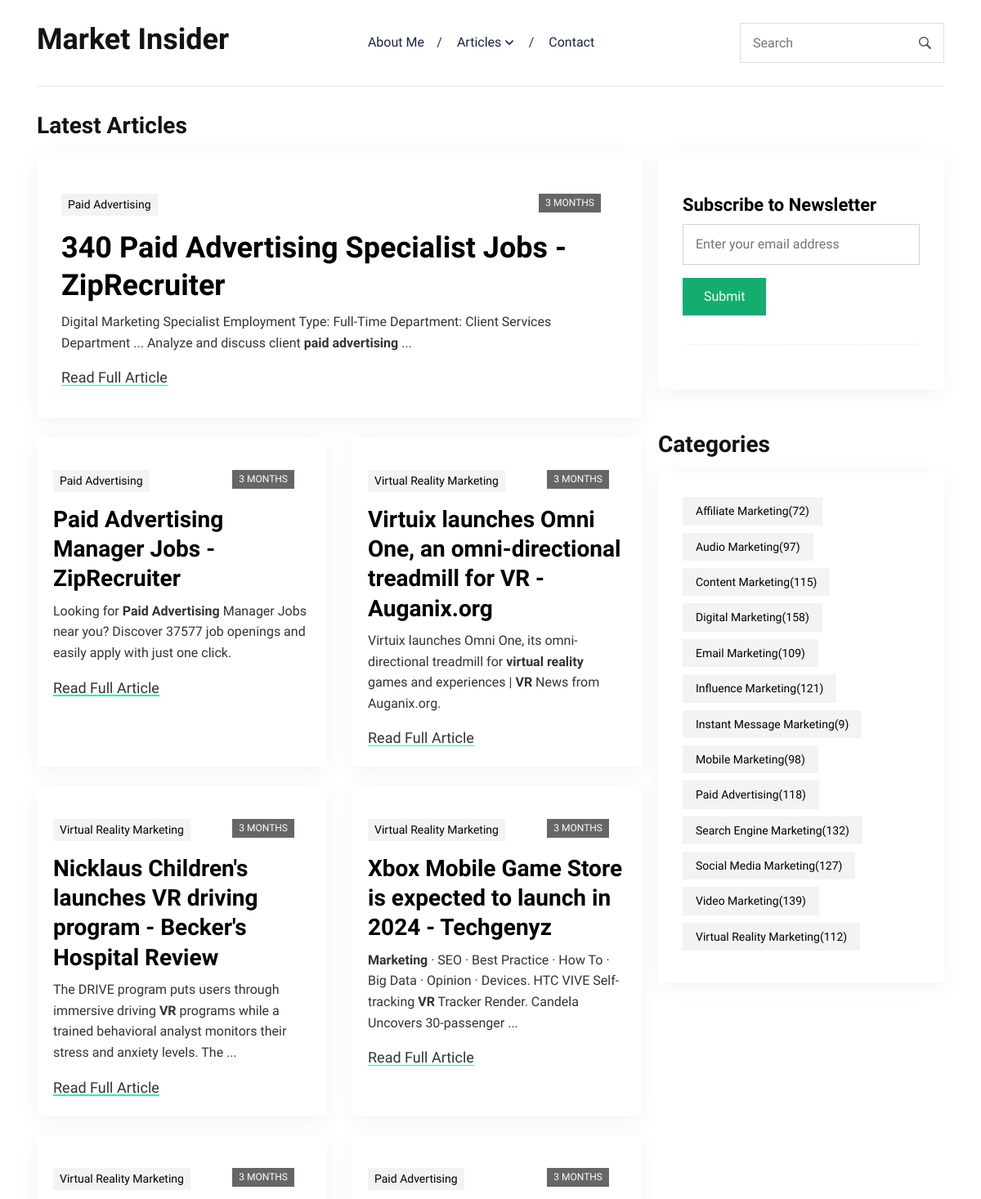
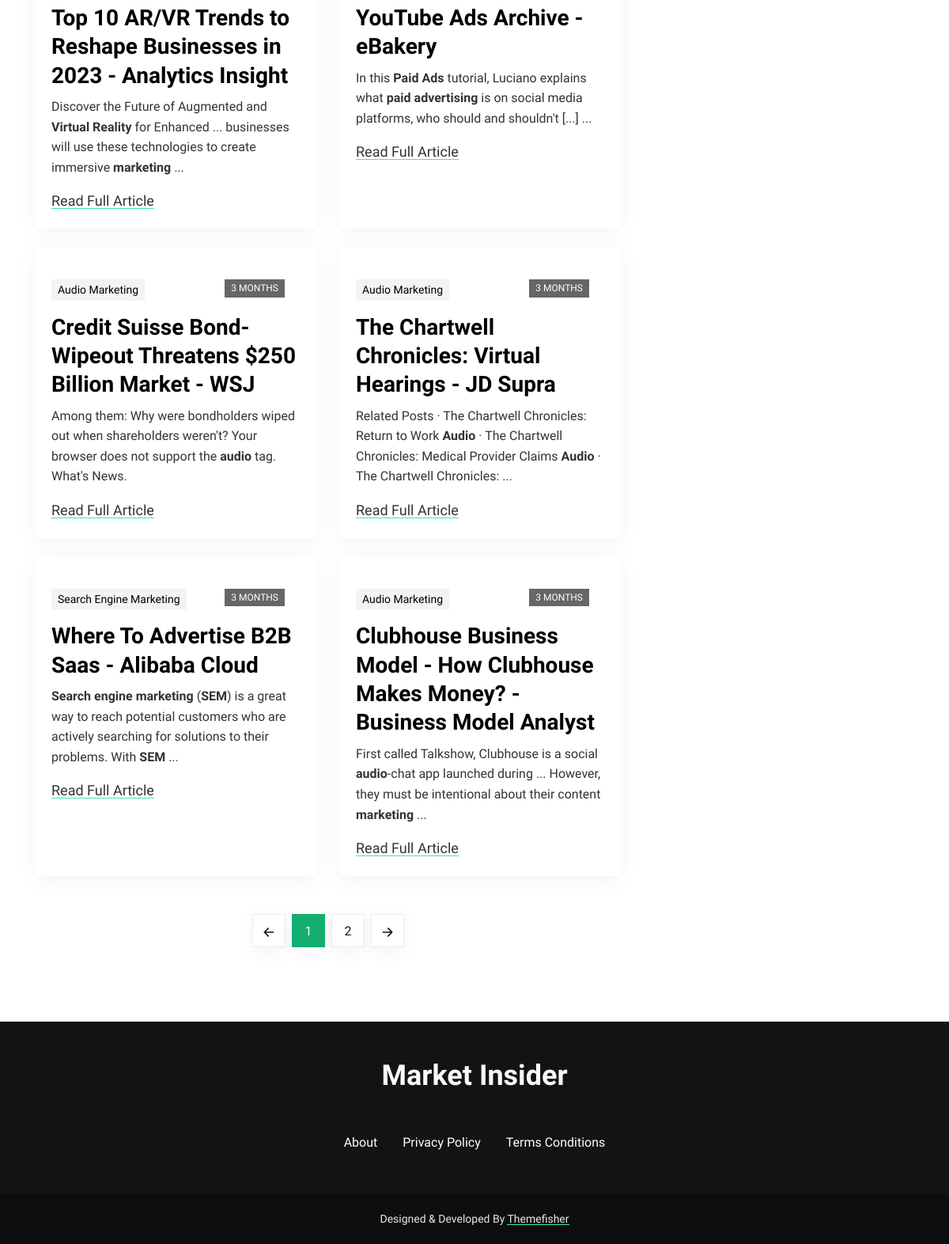
The page / on the database its author committed (2 pictures, top to bottom).
### blog/models.py (models this page shows, shortened)
class Post(models.Model):
    author = models.CharField(max_length=150, null=True, blank=True)
    title = models.CharField(max_length=150, null=True, blank=True)
    description = models.CharField(max_length=250, null=True, blank=True)
    url = models.URLField(null=True, blank=True)
    category = models.ForeignKey(
        "category",
        on_delete=models.CASCADE,
        related_name="posts",
        db_index=True)
    published_at = models.DateTimeField()
    created_at = models.DateTimeField(auto_now_add=True)
    slug = models.SlugField(max_length=250, null=True, blank=True, db_index=True)
    class Meta:
        ordering = ["-published_at"]
    def get_absolute_url(self):
        return reverse("blog:post", args=[self.category.slug, self.slug])

class Category(models.Model):
    name = models.CharField(max_length=200)
    rss = models.URLField(null=True, blank=True)
    slug = models.SlugField(max_length=250, null=True, blank=True, db_index=True)
    is_active = models.BooleanField(default=True, db_index=True)
    updated_at = models.DateTimeField(auto_now=True)
    class Meta:
        verbose_name = "Category"
        verbose_name_plural = "Categories"
        ordering = ["name"]
    def get_absolute_url(self):
        return reverse(
            "blog:category",
            args=[
                self.slug,
            ],
        )

### newsletter/models.py (models this page shows)
class Newsletter(models.Model):
    uuid = models.UUIDField(default=uuid.uuid4, editable=False, primary_key=True)
    email = models.EmailField(max_length = 254, unique=True, error_messages={"email": "Email already subscribed!"})
    is_active = models.BooleanField(default=False)
    created_at = models.DateTimeField(auto_now_add=True)

### blog/views.py (the view)
# urls.py: path("", views.home, name="home"),
def home(request):
    posts = Post.objects.prefetch_related("category").all()
    posts = PostFilter(request.GET, queryset=posts)
    paginator = Paginator(posts.qs, 11)  # Show 25 contacts per page.
    page_number = request.GET.get("page")
    page_obj = paginator.get_page(page_number)
    context = {
        "posts": page_obj,
        "form": posts,
        "main_title": "Latest Articles"
    }
    path = request.get_full_path()
    if "?title=" in path:
        context["path"] = path
    return render(request, "blog/home.html", context)

### newsletter/forms.py
class NewsletterForm(forms.ModelForm):
    class Meta:
        model = Newsletter
        fields = ('email',)
    def __init__(self, *args, **kwargs):
        super().__init__(*args, **kwargs)
        self.fields['email'].widget.attrs.update({'class': 'form-control'})

### blog/context_processors.py (called while the page is built)
def blog(request):
    return {
        "categories": Category.objects.filter(is_active=True),
        "me": User.objects.prefetch_related("account").first()
    }

### newsletter/context_processors.py (called while the page is built)
def newsletter(request):
    return {
        "newsletter_form": NewsletterForm(),
    }

### blog/templates/blog/home.html (shortened to what this page needs)
{% extends "base.html" %}
{% load static %}
{% block content %}
  <div class="row">
    {% for post in posts %}
      {% if forloop.first %}
        <div class="col-12 mb-4">
          <article class="card article-card">
            <a href="{{ post.get_absolute_url }}">
              <div class="card-image">
                <div class="post-info"> <span class="text-uppercase">{{ post.published_at|timesince }}</span>
                </div>
              </div>
            </a>
            <div class="card-body px-0 pb-1">
              <ul class="post-meta mb-2">
                <li> <a href="{{ post.category.get_absolute_url }}">{{ post.category.name|title }}</a></li>
              </ul>
              <h2 class="h1"><a class="post-title" href="{{ post.get_absolute_url }}">{{ post.title|safe }}</a></h2>
              <p class="card-text">{{ post.description|safe }}</p>
              <div class="content"> <a class="read-more-btn" href="{{ post.get_absolute_url }}">Read Full Article</a>
              </div>
            </div>
          </article>
        </div>
      {% else %}
        <div class="col-md-6 mb-4">
          <article class="card article-card article-card-sm h-100">
            <a href="{{ post.get_absolute_url }}">
              <div class="card-image">
                <div class="post-info"> <span class="text-uppercase">{{ post.published_at|timesince }}</span>
                </div>
              </div>
            </a>
            <div class="card-body px-0 pb-0">
              <ul class="post-meta mb-2">
                <li> <a href="{{ post.category.get_absolute_url }}">{{ post.category.name|title }}</a>
                </li>
              </ul>
              <h2><a class="post-title" href="{{ post.get_absolute_url }}">{{ post.title|safe }}</a></h2>
              <p class="card-text">{{ post.description|safe }}</p>
              <div class="content"> <a class="read-more-btn" href="{{ post.get_absolute_url }}">Read Full Article</a>
              </div>
            </div>
          </article>
        </div>
      {% endif %}
    {% endfor %}
    {% include "pagination.html" %}
  </div>
{% endblock %}

### templates/base.html (shortened to what this page needs)
{% load static %}
{% load widget_tweaks %}
<!DOCTYPE html>
<html lang="en-us">
    <head>
    	<link rel="stylesheet" href="{% static "plugins/bootstrap/bootstrap.min.css" %}">
    	<link rel="stylesheet" href="{% static "css/style.css" %}">
    </head>
    <body>
        <header class="navigation">
          <div class="container">
            <nav class="navbar navbar-expand-lg navbar-light px-0">
              <a class="navbar-brand order-1 py-0" href="{% url "blog:home" %}">
                <h1 class="fw-bold">Market Insider</h1>
              </a>
              <form action="#!" class="search order-lg-3 order-md-2 order-3 ml-auto">
                {% render_field form.form.title placeholder="Search" %}
              </form>
              <div class="collapse navbar-collapse text-center order-lg-2 order-4" id="navigation">
                <ul class="navbar-nav mx-auto mt-3 mt-lg-0">
                  <li class="nav-item"> <a class="nav-link" href="{% url "blog:about" %}">About Me</a>
                  </li>
                  <li class="nav-item dropdown"> <a class="nav-link dropdown-toggle" href="#" role="button"
                      data-toggle="dropdown" aria-haspopup="true" aria-expanded="false">
                      Articles
                    </a>
                  </li>
                  <li class="nav-item"> <a class="nav-link" href="{% url 'blog:contact' %}">Contact</a>
                  </li>
                </ul>
              </div>
            </nav>
          </div>
        </header>
        <main>
          {% if contact is True or handler is True %}
            {% block section %}
            {% endblock %}
          {% else %}
            <section class="section">
              <div class="container">
                <div class="row no-gutters-lg">
                  <div class="col-12">
                    <h2 class="section-title">
                      {% if main_title %} {{ main_title|title }} {% endif %}
                    </h2>
                  </div>
                  <div class="col-lg-8 mb-5 mb-lg-0">
                    {% block content %}
                    {% endblock %}
                  </div>
                  <div class="col-lg-4">
                    <div class="widget-blocks">
                      <div class="row">
                        <div class="col-lg-12 col-md-6">
                          <div class="widget">
                            <div class="widget-body">
                              <div class="widget-list">
                                <article class="card mb-4">
                                  <div class="card-body px-0 pb-1" id="newsletter_temp">
                                    {% include "newsletter/newsletter.html" %}
                                  </div>
                                </article>
                              </div>
                            </div>
                          </div>
                        </div>
                        <div class="col-lg-12 col-md-6">
                          <div class="widget">
                            <h2 class="section-title mb-3">Categories</h2>
                            <div class="widget-body">
                              <ul class="widget-list">
                                {% for category in categories %}
                                  <li><a href="{{ category.get_absolute_url }}">{{ category.name|title }}<span class="ml-auto">({{ category.posts.count }})</span></a></li>
                                {% endfor %}
                              </ul>
                            </div>
                          </div>
                        </div>
                      </div>
                    </div>
                  </div>
                </div>
              </div>
            </section>
          {% endif %}
        </main>
        <footer class="bg-dark mt-5">
          <div class="container section">
            <div class="row">
              <div class="col-lg-10 mx-auto text-center">
                <a class="d-inline-block mb-4 pb-2" href="{% url "blog:home" %}">
                  <h1 class="fw-bold text-light">Market Insider</h1>
                </a>
                <ul class="p-0 d-flex navbar-footer mb-0 list-unstyled">
                  <li class="nav-item my-0"> <a class="nav-link" href="{% url "blog:about" %}">About</a></li>
                  <li class="nav-item my-0"> <a class="nav-link" href="{% url "blog:privacy-policy" %}">Privacy Policy</a></li>
                  <li class="nav-item my-0"> <a class="nav-link" href="{% url "blog:terms-conditions" %}">Terms Conditions</a></li>
                </ul>
              </div>
            </div>
          </div>
          <div class="copyright bg-dark content">Designed &amp; Developed By <a href="https://themefisher.com/">Themefisher</a></div>
        </footer>
    </body>
</html>

### templates/pagination.html (shortened to what this page needs)
{% load static %}
{% if path %}
  <div class="col-12">
    <div class="row">
      <div class="col-12">
        <nav class="mt-4">
          <nav class="mb-md-50">
            <ul class="pagination justify-content-center">
              <li class="page-item">
                <a class="page-link" href="{{path}}&page=1" aria-label="Pagination Arrow">
                  <svg xmlns="http://www.w3.org/2000/svg" width="26" height="26" fill="currentColor" viewBox="0 0 16 16">
                    <path fill-rule="evenodd" d="M12 8a.5.5 0 0 1-.5.5H5.707l2.147 2.146a.5.5 0 0 1-.708.708l-3-3a.5.5 0 0 1 0-.708l3-3a.5.5 0 1 1 .708.708L5.707 7.5H11.5a.5.5 0 0 1 .5.5z"/>
                  </svg>
                </a>
              </li>
              {% if posts.has_previous %}
              <li class="page-item"> <a href="{{path}}&page={{ posts.previous_page_number }}" class="page-link">
                {{ posts.previous_page_number }}</a></li>
              {% endif %}
              <li class="page-item active "> <a href="{{path}}&page={{ posts.number }}" class="page-link">
                  {{ posts.number }}
                </a>
              </li>
              {% if posts.has_next %}
              <li class="page-item"> <a href="{{path}}&page={{ posts.next_page_number }}" class="page-link">
                  {{ posts.next_page_number }}
                </a>
              </li>
              {% endif %}
              <li class="page-item">
                <a class="page-link" href="{{path}}&page={{ posts.paginator.num_pages }}" aria-label="Pagination Arrow">
                  <svg xmlns="http://www.w3.org/2000/svg" width="26" height="26" fill="currentColor" viewBox="0 0 16 16">
                    <path fill-rule="evenodd" d="M4 8a.5.5 0 0 1 .5-.5h5.793L8.146 5.354a.5.5 0 1 1 .708-.708l3 3a.5.5 0 0 1 0 .708l-3 3a.5.5 0 0 1-.708-.708L10.293 8.5H4.5A.5.5 0 0 1 4 8z" />
                  </svg>
                </a>
              </li>
            </ul>
          </nav>
        </nav>
      </div>
    </div>
  </div>
{% else %}
  <div class="col-12">
    <div class="row">
      <div class="col-12">
        <nav class="mt-4">
          <nav class="mb-md-50">
            <ul class="pagination justify-content-center">
              <li class="page-item">
                <a class="page-link" href="?page=1" aria-label="Pagination Arrow">
                  <svg xmlns="http://www.w3.org/2000/svg" width="26" height="26" fill="currentColor" viewBox="0 0 16 16">
                    <path fill-rule="evenodd" d="M12 8a.5.5 0 0 1-.5.5H5.707l2.147 2.146a.5.5 0 0 1-.708.708l-3-3a.5.5 0 0 1 0-.708l3-3a.5.5 0 1 1 .708.708L5.707 7.5H11.5a.5.5 0 0 1 .5.5z"/>
                  </svg>
                </a>
              </li>
              <li class="page-item active "> <a href="?page={{ posts.number }}" class="page-link">
                  {{ posts.number }}
                </a>
              </li>
              {% if posts.has_next %}
              <li class="page-item"> <a href="?page={{ posts.next_page_number }}" class="page-link">
                  {{ posts.next_page_number }}
                </a>
              </li>
              {% endif %}
              <li class="page-item">
                <a class="page-link" href="?page={{ posts.paginator.num_pages }}" aria-label="Pagination Arrow">
                  <svg xmlns="http://www.w3.org/2000/svg" width="26" height="26" fill="currentColor" viewBox="0 0 16 16">
                    <path fill-rule="evenodd" d="M4 8a.5.5 0 0 1 .5-.5h5.793L8.146 5.354a.5.5 0 1 1 .708-.708l3 3a.5.5 0 0 1 0 .708l-3 3a.5.5 0 0 1-.708-.708L10.293 8.5H4.5A.5.5 0 0 1 4 8z" />
                  </svg>
                </a>
              </li>
            </ul>
          </nav>
        </nav>
      </div>
    </div>
  </div>
{% endif %}

### newsletter/templates/newsletter/newsletter.html (shortened to what this page needs)
{% load static %}
{% load widget_tweaks %}
<h3><span class="post-title post-title-sm">Subscribe to Newsletter</span></h3>
<form action="{% url 'newsletter:subscribe' %}" method="post" >
  <div class="form-group">
    {% render_field newsletter_form.email placeholder="Enter your email address" %}
  </div>
  <div class="form-group">
    <input
      type="submit"
      class="btn btn-primary" />
  </div>
</form>

### rows shown on the page
Post: published_at "3 MONTHS", category.name "Paid Advertising", title "340 Paid Advertising Specialist Jobs - ZipRecruiter", description "Digital Marketing Specialist Employment Type: Full-Time Department: Client Services Department ... Analyze and discuss client paid advertising ..."
Post: published_at "3 MONTHS", category.name "Paid Advertising", title "Paid Advertising Manager Jobs - ZipRecruiter", description "Looking for Paid Advertising Manager Jobs near you? Discover 37577 job openings and easily apply with just one click."
Post: published_at "3 MONTHS", category.name "Virtual Reality Marketing", title "Virtuix launches Omni One, an omni-directional treadmill for VR - Auganix.org", description "Virtuix launches Omni One, its omni-directional treadmill for virtual reality games and experiences | VR News from Auganix.org."
Post: published_at "3 MONTHS", category.name "Virtual Reality Marketing", title "Nicklaus Children's launches VR driving program - Becker's Hospital Review", description "The DRIVE program puts users through immersive driving VR programs while a trained behavioral analyst monitors their stress and anxiety levels. The ..."
Post: published_at "3 MONTHS", category.name "Virtual Reality Marketing", title "Xbox Mobile Game Store is expected to launch in 2024 - Techgenyz", description "Marketing · SEO · Best Practice · How To · Big Data · Opinion · Devices. HTC VIVE Self-tracking VR Tracker Render. Candela Uncovers 30-passenger ..."
Post: published_at "3 MONTHS", category.name "Virtual Reality Marketing", title "Top 10 AR/ VR Trends to Reshape Businesses in 2023 - Analytics Insight", description "Discover the Future of Augmented and Virtual Reality for Enhanced ... businesses will use these technologies to create immersive marketing ..."
Post: published_at "3 MONTHS", category.name "Paid Advertising", title "YouTube Ads Archive - eBakery", description "In this Paid Ads tutorial, Luciano explains what paid advertising is on social media platforms, who should and shouldn't [...] ..."
Post: published_at "3 MONTHS", category.name "Audio Marketing", title "Credit Suisse Bond-Wipeout Threatens $250 Billion Market - WSJ", description "Among them: Why were bondholders wiped out when shareholders weren't? Your browser does not support the audio tag. What's News."
Post: published_at "3 MONTHS", category.name "Audio Marketing", title "The Chartwell Chronicles: Virtual Hearings - JD Supra", description "Related Posts · The Chartwell Chronicles: Return to Work Audio · The Chartwell Chronicles: Medical Provider Claims Audio · The Chartwell Chronicles: ..."
Post: published_at "3 MONTHS", category.name "Search Engine Marketing", title "Where To Advertise B2B Saas - Alibaba Cloud", description "Search engine marketing ( SEM ) is a great way to reach potential customers who are actively searching for solutions to their problems. With SEM ..."
Post: published_at "3 MONTHS", category.name "Audio Marketing", title "Clubhouse Business Model - How Clubhouse Makes Money? - Business Model Analyst", description "First called Talkshow, Clubhouse is a social audio -chat app launched during ... However, they must be intentional about their content marketing ..."
Category: name "Affiliate Marketing", posts.count "72"
Category: name "Audio Marketing", posts.count "97"
Category: name "Content Marketing", posts.count "115"
Category: name "Digital Marketing", posts.count "158"
Category: name "Email Marketing", posts.count "109"
Category: name "Influence Marketing", posts.count "121"
Category: name "Instant Message Marketing", posts.count "9"
Category: name "Mobile Marketing", posts.count "98"
Category: name "Paid Advertising", posts.count "118"
Category: name "Search Engine Marketing", posts.count "132"
Category: name "Social Media Marketing", posts.count "127"
Category: name "Video Marketing", posts.count "139"
Category: name "Virtual Reality Marketing", posts.count "112"

### other values the page prints
{{ main_title|title }} "Latest Articles"
{{ posts.number }} "1"
{{ posts.next_page_number }} "2"
